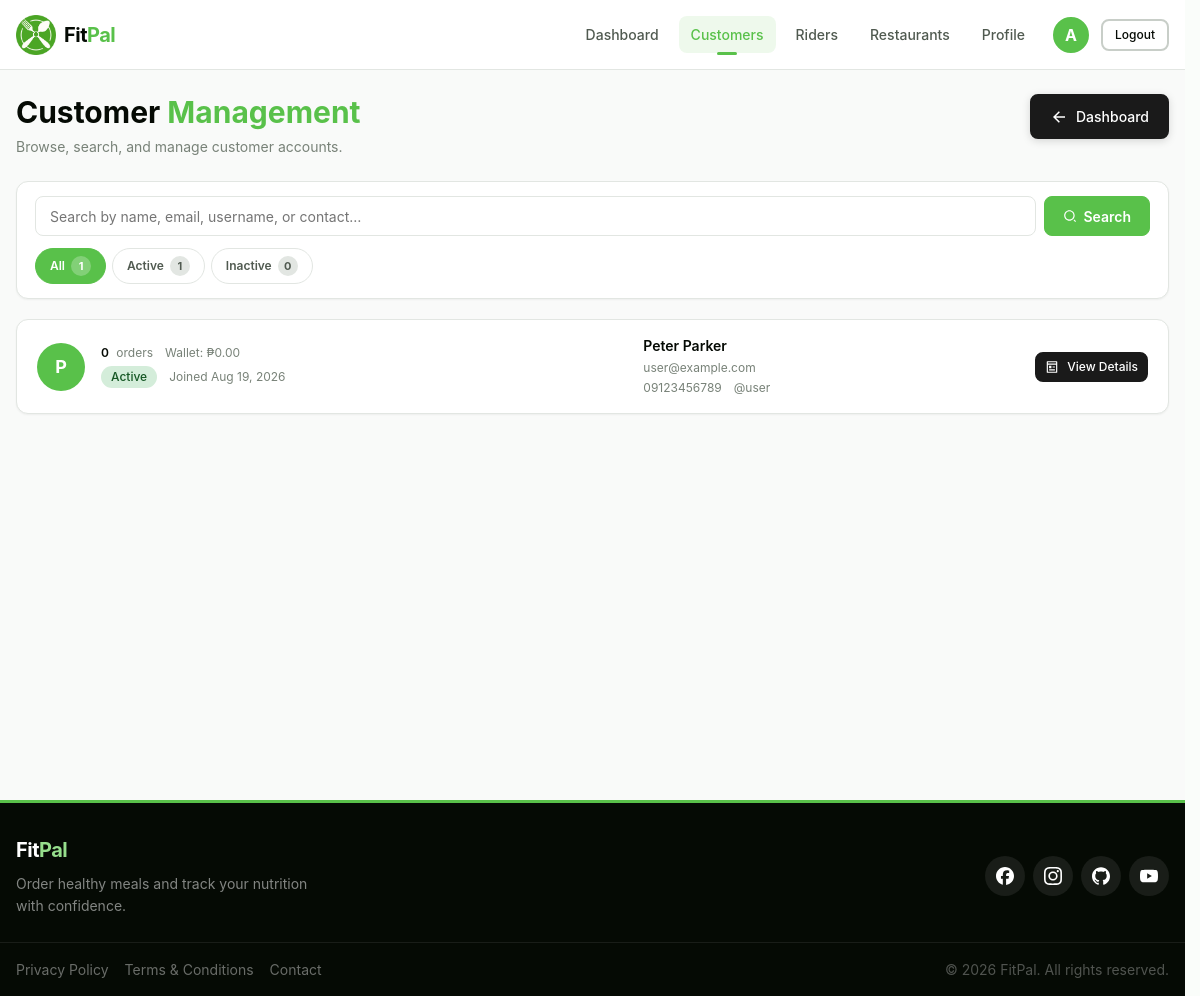
Page /admin/pages/customers.php (signed in) on the committed database.
### tables this page shows
CREATE TABLE customer (
    customer_id INT AUTO_INCREMENT PRIMARY KEY,
    first_name VARCHAR(50) NOT NULL,
    middle_name VARCHAR(50) NULL,
    last_name VARCHAR(50) NOT NULL,
    birthdate DATE NULL,
    gender VARCHAR(10) NULL CHECK (
        gender IN ('Male', 'Female', 'Other')
    ),
    email VARCHAR(100) NOT NULL UNIQUE,
    contact_number VARCHAR(15) NULL,
    username VARCHAR(30) NULL UNIQUE,
    password VARCHAR(255) NOT NULL,
    date_created TIMESTAMP DEFAULT CURRENT_TIMESTAMP,
    is_active TINYINT(1) DEFAULT 1,
    INDEX idx_email (email),
    INDEX idx_username (username),
    INDEX idx_contact_number (contact_number)
) COMMENT = 'Customer account information';

### admin/backend/database/admin-queries.php (called while the page is built, shortened)
<?php
function adminPaginationEnvelope(int $total, int $perPage, int $page): array
{
    $perPage = max(1, $perPage);
    $page    = max(1, $page);
    $totalPages = $total > 0 ? (int)ceil($total / $perPage) : 1;
    return [
        'total'      => $total,
        'perPage'    => $perPage,
        'page'       => $page,
        'totalPages' => $totalPages,
    ];
}
function getCustomersPaginated(
    PDO $db,
    int $page = 1,
    int $perPage = 5,
    string $search = '',
    string $statusFilter = 'all',
    bool $withTotal = true
): array {
    $where  = "WHERE 1=1";
    $params = [];
    if ($withTotal) {
        $countStmt = $db->prepare("SELECT COUNT(*) FROM customer c {$where}");
        $countStmt->execute();
        $total = (int)$countStmt->fetchColumn();
    } else {
        $total = 0;
    }
    $env = adminPaginationEnvelope($total, $perPage, $page);
    $stmt = $db->prepare(
        "SELECT
            c.customer_id, c.first_name, c.middle_name, c.last_name,
            c.email, c.contact_number, c.username, c.is_active, c.date_created,
            cp.dietary_preferences, cp.allergies, cp.fitness_goal,
            fa.balance,
            (SELECT COUNT(*) FROM orders o WHERE o.customer_id = c.customer_id) AS order_count
         FROM customer c
         LEFT JOIN customer_profile cp ON cp.customer_id = c.customer_id
         LEFT JOIN financial_account fa ON cp.financial_account_id = fa.financial_account_id
         {$where}
         ORDER BY c.date_created DESC
         LIMIT :limit OFFSET :offset"
    );
    $stmt->bindValue(':limit',  $env['perPage'], PDO::PARAM_INT);
    $stmt->bindValue(':offset', ($env['page'] - 1) * $env['perPage'], PDO::PARAM_INT);
    $stmt->execute();
    $rows = $stmt->fetchAll(PDO::FETCH_ASSOC);
    return [
        'rows'       => $rows,
        'total'      => $env['total'],
        'page'       => $env['page'],
        'perPage'    => $env['perPage'],
        'totalPages' => $env['totalPages'],
    ];
}
function getCustomerCountsByStatus(PDO $db): array
{
    $row = $db->query(
        "SELECT
            COUNT(*) AS all_count,
            SUM(CASE WHEN is_active = 1 THEN 1 ELSE 0 END) AS active_count,
            SUM(CASE WHEN is_active = 0 THEN 1 ELSE 0 END) AS inactive_count
         FROM customer"
    )->fetch(PDO::FETCH_ASSOC) ?: [];
    return [
        'all'      => (int)($row['all_count'] ?? 0),
        'active'   => (int)($row['active_count'] ?? 0),
        'inactive' => (int)($row['inactive_count'] ?? 0),
    ];
}
function formatAdminCurrency(int|float|string|null $amount): string
{
    return '₱' . number_format((float)($amount ?? 0), 2);
}
function formatAdminDateShort(?string $date): string
{
    $ts = strtotime($date);
    return $ts !== false ? date('M d, Y', $ts) : $date;
}
function adminName(array $row): string
{
    $parts = array_filter([
        $row['first_name']  ?? '',
        $row['middle_name'] ?? '',
        $row['last_name']   ?? '',
    ], static fn($v) => trim((string)$v) !== '');
    return trim(implode(' ', $parts)) ?: '—';
}
function adminInitial(array $row): string
{
    $first = trim((string)($row['first_name'] ?? ''));
    return strtoupper(substr($first !== '' ? $first : 'A', 0, 1));
}

### admin/pages/customers.php (the view, shortened to what this page needs)
<?php
require_once __DIR__ . '/../includes/header.php';
require_once __DIR__ . '/../backend/database/admin-queries.php';
$page     = isset($_GET['page']) ? max(1, (int)$_GET['page']) : 1;
$search   = isset($_GET['search']) ? trim((string)$_GET['search']) : '';
$status   = isset($_GET['status']) ? (string)$_GET['status'] : 'all';
$perPage  = 5;
$counts = getCustomerCountsByStatus($database_connection);
$data   = getCustomersPaginated($database_connection, $page, $perPage, $search, $status);
$rows   = $data['rows'];
function buildCustomerUrl(array $overrides = []): string
{
    $params = [
        'page'   => $_GET['page']   ?? 1,
        'search' => $_GET['search'] ?? '',
        'status' => $_GET['status'] ?? 'all',
    ];
    foreach ($overrides as $k => $v) {
        if ($v === null || $v === '') {
            unset($params[$k]);
        } else {
            $params[$k] = $v;
        }
    }
    return '?' . http_build_query($params);
}
?>
<div class="content admin-list-page">
    <div class="container">
        <header class="admin-page-header">
            <div class="admin-page-header-left">
                <h1 class="heading-2">Customer <span>Management</span></h1>
                <p class="text-muted">Browse, search, and manage customer accounts.</p>
            </div>
            <div class="admin-page-header-actions">
                <a href="dashboard.php" class="btn btn-outline btn-sm">
                    <img src="<?php echo $assetBase; ?>assets/images/icons/arrow-left-line.svg" alt="" class="btn-icon"
                        width="16" height="16">
                    <span>Dashboard</span>
                </a>
            </div>
        </header>
        <div class="admin-filter-bar">
            <form method="GET" action="" class="admin-search-form">
                <input type="text" name="search" class="admin-search-input"
                    placeholder="Search by name, email, username, or contact…"
                    value="<?php echo htmlspecialchars($search, ENT_QUOTES, 'UTF-8'); ?>">
                <button type="submit" class="admin-search-btn">
                    <img src="<?php echo $assetBase; ?>assets/images/icons/search-line.svg" alt=""
                        class="btn-icon btn-icon-14" width="14" height="14">
                    <span>Search</span>
                </button>
            </form>
            <nav class="admin-filter-tabs" aria-label="Customer status filter">
                <a href="<?php echo htmlspecialchars(buildCustomerUrl(['status' => 'all', 'page' => 1, 'search' => $search]), ENT_QUOTES, 'UTF-8'); ?>"
                    class="admin-filter-tab <?php echo $status === 'all' ? 'active' : ''; ?>">
                    All <span class="filter-count"><?php echo number_format($counts['all']); ?></span>
                </a>
                <a href="<?php echo htmlspecialchars(buildCustomerUrl(['status' => 'active', 'page' => 1, 'search' => $search]), ENT_QUOTES, 'UTF-8'); ?>"
                    class="admin-filter-tab <?php echo $status === 'active' ? 'active' : ''; ?>">
                    Active <span class="filter-count"><?php echo number_format($counts['active']); ?></span>
                </a>
                <a href="<?php echo htmlspecialchars(buildCustomerUrl(['status' => 'inactive', 'page' => 1, 'search' => $search]), ENT_QUOTES, 'UTF-8'); ?>"
                    class="admin-filter-tab <?php echo $status === 'inactive' ? 'active' : ''; ?>">
                    Inactive <span class="filter-count"><?php echo number_format($counts['inactive']); ?></span>
                </a>
            </nav>
        </div>
        <div class="admin-table-card">
            <?php if (empty($rows)): ?>
            <div class="admin-table-empty">
                <div class="admin-table-empty-icon" aria-hidden="true"
                    data-fallback-src="<?php echo $assetBase; ?>assets/images/icons/user-profile-circle.svg">
                    <img src="<?php echo $assetBase; ?>assets/images/icons/search-line.svg" alt="">
                </div>
                <p class="admin-table-empty-title">No customers found</p>
                <p class="admin-table-empty-text">
                    <?php if ($search !== ''): ?>
                    No results for "<?php echo htmlspecialchars($search, ENT_QUOTES, 'UTF-8'); ?>".
                    <?php else: ?>
                    Try a different filter or clear your search.
                    <?php endif; ?>
                </p>
            </div>
            <?php else: ?>
            <div class="admin-table-customers">
                <?php foreach ($rows as $c):
                    $cid = (int)$c['customer_id'];
                    $name = adminName($c);
                    $initial = adminInitial($c);
                    $isActive = (int)$c['is_active'] === 1;
                ?>
                <div class="admin-table-row">
                    <div class="admin-cell-avatar">
                        <?php echo htmlspecialchars($initial, ENT_QUOTES, 'UTF-8'); ?>
                    </div>
                    <div class="admin-cell-body">
                        <p class="admin-cell-title"><?php echo htmlspecialchars($name, ENT_QUOTES, 'UTF-8'); ?></p>
                        <p class="admin-cell-subtitle">
                            <?php echo htmlspecialchars((string)$c['email'], ENT_QUOTES, 'UTF-8'); ?>
                        </p>
                        <div class="admin-cell-meta">
                            <span class="admin-cell-meta-item">
                                <?php echo htmlspecialchars((string)($c['contact_number'] ?? '—'), ENT_QUOTES, 'UTF-8'); ?>
                            </span>
                            <span class="admin-cell-meta-item">
                                @<?php echo htmlspecialchars((string)($c['username'] ?? '—'), ENT_QUOTES, 'UTF-8'); ?>
                            </span>
                        </div>
                    </div>
                    <div class="admin-cell-body">
                        <div class="admin-cell-meta">
                            <span class="admin-cell-meta-item">
                                <strong><?php echo number_format((int)($c['order_count'] ?? 0)); ?></strong>&nbsp;orders
                            </span>
                            <span class="admin-cell-meta-item">
                                Wallet: <?php echo formatAdminCurrency((float)($c['balance'] ?? 0)); ?>
                            </span>
                        </div>
                        <div class="admin-cell-meta">
                            <span class="badge <?php echo $isActive ? 'badge-success' : 'badge-secondary'; ?>">
                                <?php echo $isActive ? 'Active' : 'Inactive'; ?>
                            </span>
                            <span class="admin-cell-meta-item">
                                Joined
                                <?php echo htmlspecialchars(formatAdminDateShort((string)($c['date_created'] ?? '')), ENT_QUOTES, 'UTF-8'); ?>
                            </span>
                        </div>
                    </div>
                    <div class="admin-cell-actions">
                        <a href="<?php echo htmlspecialchars(buildCustomerUrl(['open' => $cid]), ENT_QUOTES, 'UTF-8'); ?>"
                            class="btn btn-outline btn-sm">
                            <img src="<?php echo $assetBase; ?>assets/images/icons/pages-line.svg" alt=""
                                class="btn-icon btn-icon-14" width="14" height="14">
                            <span>View Details</span>
                        </a>
                    </div>
                </div>
                <?php endforeach; ?>
            </div>
            <?php endif; ?>
        </div>
    </div>
</div>
<?php require_once __DIR__ . '/../../shared/includes/footer.php'; ?>

### shared/assets/css/global.css (style rules this page uses)
:root { --text: #050a04; --background: #fafdfa; --primary: #59c14a; --secondary: #96de8c; --accent: #6cd85c; --primary-dark: #3d8a32; --primary-light: #7dce6e; --secondary-dark: #6cb862; --secondary-light: #b0e8a8; --accent-dark: #4ab83a; --accent-light: #8ae07c; --white: #ffffff; --black: #000000; --gray: #718096; --gray-50: #f9faf9; --gray-100: #f0f2f0; --gray-200: #e2e6e2; --gray-300: #c8cec8; --gray-400: #a0a8a0; --gray-500: #788278; --gray-600: #505a50; --gray-700: #384238; --gray-800: #202a20; --gray-900: #0a120a; --success: #28a745; --warning: #ffc107; --danger: #dc3545; --info: #17a2b8; --font-family: -apple-system, BlinkMacSystemFont, 'Segoe UI', Roboto, Oxygen, Ubuntu, Cantarell, 'Helvetica Neue', Arial, sans-serif; --font-size-xs: 0.75rem; --font-size-sm: 0.875rem; --font-size-base: 1rem; --font-size-lg: 1.125rem; --font-size-xl: 1.25rem; --font-size-2xl: 1.5rem; --font-size-3xl: 1.875rem; --font-size-4xl: 2.25rem; --font-size-5xl: 3rem; --font-weight-normal: 400; --font-weight-medium: 500; --font-weight-semibold: 600; --font-weight-bold: 700; --line-height-tight: 1.2; --line-height-normal: 1.5; --line-height-relaxed: 1.75; --spacing-1: 0.25rem; --spacing-2: 0.5rem; --spacing-3: 0.75rem; --spacing-4: 1rem; --spacing-5: 1.25rem; --spacing-6: 1.5rem; --spacing-8: 2rem; --spacing-10: 2.5rem; --spacing-12: 3rem; --spacing-16: 4rem; --spacing-20: 5rem; --radius-sm: 0.25rem; --radius-base: 0.5rem; --radius-lg: 0.75rem; --radius-xl: 1rem; --radius-full: 9999px; --shadow-sm: 0 1px 2px rgba(5, 10, 4, 0.05); --shadow-base: 0 1px 3px rgba(5, 10, 4, 0.1), 0 1px 2px rgba(5, 10, 4, 0.06); --shadow-md: 0 4px 6px rgba(5, 10, 4, 0.07), 0 2px 4px rgba(5, 10, 4, 0.06); --shadow-lg: 0 10px 15px rgba(5, 10, 4, 0.1), 0 4px 6px rgba(5, 10, 4, 0.05); --shadow-xl: 0 20px 25px rgba(5, 10, 4, 0.1), 0 10px 10px rgba(5, 10, 4, 0.04); --transition-fast: 150ms ease; --transition-base: 250ms ease; --transition-slow: 350ms ease; --z-dropdown: 1000; --z-sticky: 1020; --z-fixed: 1030; --z-modal-backdrop: 1040; --z-modal: 1050; --z-popover: 1060; --z-tooltip: 1070; }
*, *::before, *::after { box-sizing: border-box; margin: 0; padding: 0; }
html { scroll-behavior: smooth; -webkit-text-size-adjust: 100%; }
body { font-family: var(--font-family); font-size: var(--font-size-base); font-weight: var(--font-weight-normal); line-height: var(--line-height-normal); color: var(--text); background-color: var(--background); min-height: 100vh; display: flex; flex-direction: column; -webkit-font-smoothing: antialiased; -moz-osx-font-smoothing: grayscale; }
img { max-width: 100%; height: auto; display: block; }
a { color: var(--primary); text-decoration: none; transition: color var(--transition-fast); }
button { cursor: pointer; font-family: inherit; font-size: inherit; border: none; background: none; color: inherit; transition: all var(--transition-fast); }
input, select, textarea { font-family: inherit; font-size: var(--font-size-base); color: var(--text); border: 1px solid var(--gray-300); border-radius: var(--radius-base); padding: var(--spacing-2) var(--spacing-3); background: var(--white); transition: border-color var(--transition-fast), box-shadow var(--transition-fast); width: 100%; }
.content { flex: 1; display: flex; flex-direction: column; width: 100%; padding: 0; min-height: calc(100vh - 70px); }
.heading-2 { font-size: var(--font-size-4xl); font-weight: var(--font-weight-bold); line-height: var(--line-height-tight); color: var(--text); }
.text-muted { color: var(--gray-500); }
.container { max-width: 1200px; margin: 0 auto; padding: 0 var(--spacing-4); width: 100%; }
.btn { display: inline-flex; align-items: center; justify-content: center; gap: var(--spacing-2); padding: var(--spacing-2) var(--spacing-4); border-radius: var(--radius-base); font-weight: var(--font-weight-medium); font-size: var(--font-size-sm); line-height: var(--line-height-normal); text-align: center; text-decoration: none; transition: all var(--transition-fast); border: 2px solid transparent; cursor: pointer; white-space: nowrap; }
.btn-outline { background-color: transparent; color: var(--black); border-color: var(--black); }
.btn-sm { padding: var(--spacing-1) var(--spacing-2); font-size: var(--font-size-xs); }

### admin/assets/css/header.css (style rules this page uses)
html { scrollbar-gutter: stable; }

### rows in the picture
customer: first_name "P", name "Peter Parker", email "user@example.com", contact_number "09123456789", username "user", order_count "0", balance "₱0.00", is_active "Active", date_created "Aug 19, 2026"

### other values in the picture
$adminInitial "A"
$counts['all'] "1"
$counts['active'] "1"
$counts['inactive'] "0"
